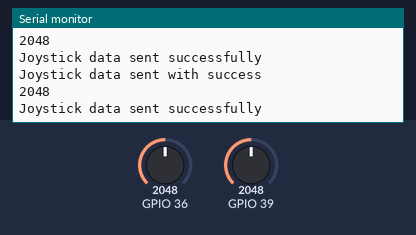
This sketch was run on a simulated ESP32. Parts: the last lines printed to the serial monitor. The test bench sets the inputs (shaded band); at power-on: GPIO 36 = 2048, GPIO 39 = 2048.

Above: at 1.2 s.
1.3 s: GPIO 36 set to 2866
At 2.22 s:
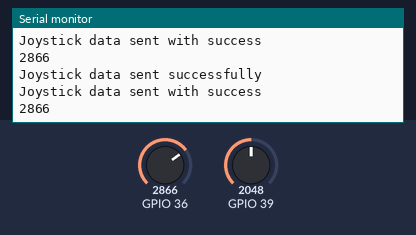
2.8 s: GPIO 36 set to 3603
At 2.83 s:
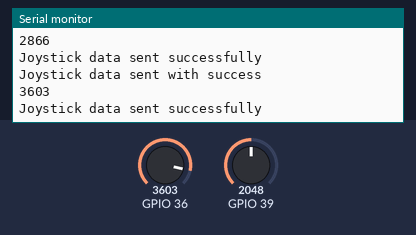
Timing chart, 0 to 5.8 s (numbered marks = the images above; inputs shaded):
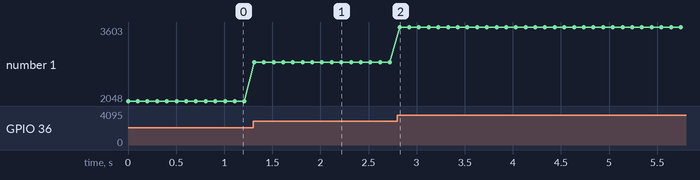

The sketch:

Sender.ino
```cpp
#include <WiFi.h>
#include <esp_now.h>

const uint8_t receiverMacAddress[] = {0x78, 0x21, 0x84, 0xE1, 0x70, 0x20}; // Replace with the receiver's MAC address

struct __attribute__((packed)) JoystickData {
  int xAxis;
  int yAxis;
};

void OnDataSent(const uint8_t *mac_addr, esp_now_send_status_t status) {
  if (status == ESP_NOW_SEND_SUCCESS) {
    Serial.println("Joystick data sent successfully");
  } else {
    Serial.println("Error sending the joystick data");
  }
}

void setup() {
  Serial.begin(115200);

  // Set device as a Wi-Fi Station
  WiFi.mode(WIFI_STA);
  WiFi.disconnect(); // We do not want to connect to a WiFi network

  if (esp_now_init() != ESP_OK) {
    Serial.println("ESP-NOW initialization failed");
    return;
  }

  esp_now_register_send_cb(OnDataSent);

  // Add the receiver as a peer
  esp_now_peer_info_t peerInfo;
  memcpy(peerInfo.peer_addr, receiverMacAddress, 6);
  peerInfo.channel = 0;
  peerInfo.encrypt = false;

  if (esp_now_add_peer(&peerInfo) != ESP_OK) {
    Serial.println("Failed to add peer");
    return;
  }

  Serial.println("Initialized.");
}

void loop() {
  // Simulate joystick data (replace this with your actual joystick data)
  JoystickData joystick;
  joystick.xAxis = analogRead(36); // Read X-axis value
  joystick.yAxis = analogRead(39); // Read Y-axis value

  // Send joystick data as a packet
  esp_err_t result = esp_now_send(receiverMacAddress, (uint8_t *)&joystick, sizeof(joystick));

  if (result == ESP_OK) {
    Serial.println("Joystick data sent with success");
    Serial.println( joystick.xAxis);
  } else {
    Serial.println("Error sending the joystick data");
  }

  delay(100); // Adjust the delay based on your desired sending rate
}
```

Measured:
- after the input at 1.3 s, the serial monitor: prints a new line at once (image 1)
- after the input at 2.8 s, the serial monitor: prints a new line at once (image 2)
- plotted number 1: 2048 → 2866 after the input at 1.3 s, 2866 → 3603 after the input at 2.8 s
